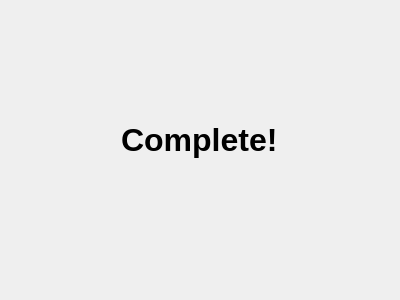
<?xml version="1.0" encoding="UTF-8"?>
<ui version="4.0">
 <class>CompleteWidget</class>
 <widget class="QWidget" name="CompleteWidget">
  <property name="geometry">
   <rect>
    <x>0</x>
    <y>0</y>
    <width>400</width>
    <height>300</height>
   </rect>
  </property>
  <property name="windowTitle">
   <string>Form</string>
  </property>
  <layout class="QHBoxLayout" name="horizontalLayout">
   <item>
    <layout class="QVBoxLayout" name="verticalLayout">
     <item>
      <spacer name="verticalSpacer">
       <property name="orientation">
        <enum>Qt::Vertical</enum>
       </property>
       <property name="sizeHint" stdset="0">
        <size>
         <width>20</width>
         <height>40</height>
        </size>
       </property>
      </spacer>
     </item>
     <item alignment="Qt::AlignHCenter">
      <widget class="QLabel" name="completeLabel">
       <property name="text">
        <string>&lt;html&gt;&lt;head/&gt;&lt;body&gt;&lt;p&gt;&lt;span style=&quot; font-size:24pt; font-weight:600;&quot;&gt;Complete!&lt;/span&gt;&lt;/p&gt;&lt;/body&gt;&lt;/html&gt;</string>
       </property>
      </widget>
     </item>
     <item alignment="Qt::AlignHCenter">
      <widget class="QLabel" name="installLabel">
       <property name="text">
        <string/>
       </property>
      </widget>
     </item>
     <item>
      <spacer name="verticalSpacer_2">
       <property name="orientation">
        <enum>Qt::Vertical</enum>
       </property>
       <property name="sizeHint" stdset="0">
        <size>
         <width>20</width>
         <height>40</height>
        </size>
       </property>
      </spacer>
     </item>
    </layout>
   </item>
  </layout>
 </widget>
 <resources/>
 <connections/>
</ui>
